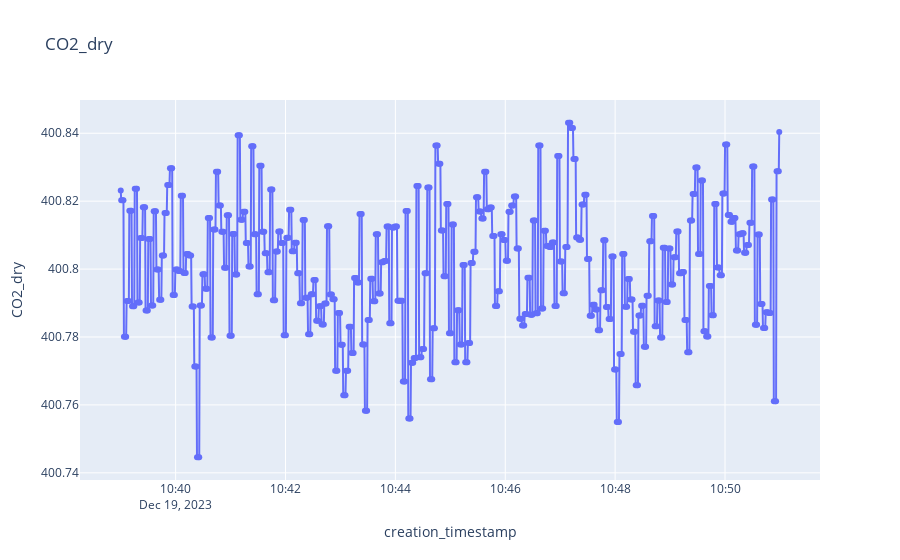
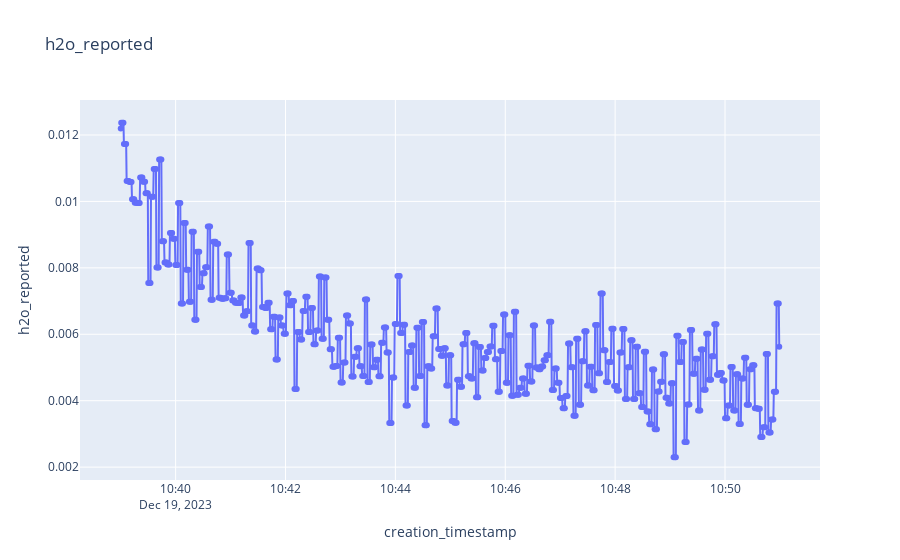

Here is the notebook cell these charts were saved with, in order:
### Markdown cell above
# Bottles on 19.12.2023

### Code cell
# bottle 36

# PICARRO
start_date = datetime(2023, 12, 19, 10, 39, 0).replace(tzinfo=timezone.utc)
end_date = datetime(2023, 12, 19, 10, 51, 0).replace(tzinfo=timezone.utc)

process_measurement(start_date, end_date)

### Figure 1 — Plotly figure (JSON) as saved in the notebook; plotly's stock layout.template omitted (floating-point values rounded to 4 significant figures; data arrays with more than 128 entries replaced by an {"elided": "..."} marker saying what was removed)
{"data": [{"hovertemplate": "creation_timestamp=%{x}<br>CO2_dry=%{y}<extra></extra>", "legendgroup": "", "line": {"color": "#636efa", "dash": "solid"}, "marker": {"symbol": "circle"}, "mode": "lines+markers", "name": "", "orientation": "v", "showlegend": false, "type": "scatter", "x": {"elided": "731 str values"}, "xaxis": "x", "y": {"elided": "731 float values"}, "yaxis": "y"}], "layout": {"legend": {"tracegroupgap": 0}, "title": {"text": "CO2_dry"}, "xaxis": {"anchor": "y", "domain": [0, 1], "title": {"text": "creation_timestamp"}}, "yaxis": {"anchor": "x", "domain": [0, 1], "title": {"text": "CO2_dry"}}}}

### Figure 2 — Plotly figure (JSON) as saved in the notebook; plotly's stock layout.template omitted (floating-point values rounded to 4 significant figures; data arrays with more than 128 entries replaced by an {"elided": "..."} marker saying what was removed)
{"data": [{"hovertemplate": "creation_timestamp=%{x}<br>h2o_reported=%{y}<extra></extra>", "legendgroup": "", "line": {"color": "#636efa", "dash": "solid"}, "marker": {"symbol": "circle"}, "mode": "lines+markers", "name": "", "orientation": "v", "showlegend": false, "type": "scatter", "x": {"elided": "731 str values"}, "xaxis": "x", "y": {"elided": "731 float values"}, "yaxis": "y"}], "layout": {"legend": {"tracegroupgap": 0}, "title": {"text": "h2o_reported"}, "xaxis": {"anchor": "y", "domain": [0, 1], "title": {"text": "creation_timestamp"}}, "yaxis": {"anchor": "x", "domain": [0, 1], "title": {"text": "h2o_reported"}}}}
